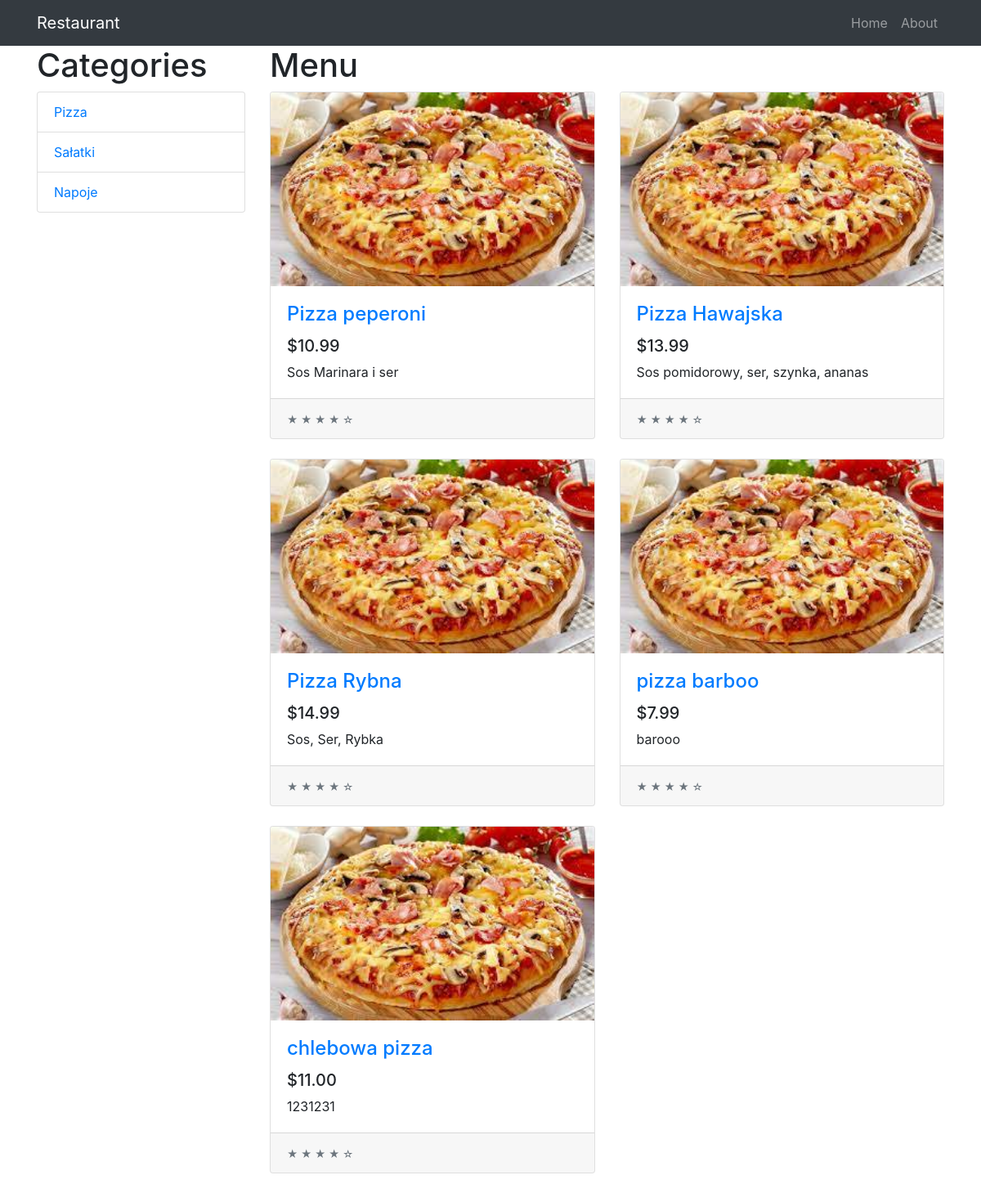
Page /menu/dishes/1 on the committed database.
### menu/models.py (models this page shows, shortened)
class Category(models.Model):
    name = models.CharField(max_length=200)
    description = models.TextField(max_length=500, default="")
    class Meta:
        verbose_name_plural = "Categories"

class Dish(models.Model):
    name = models.CharField(max_length=200)
    description = models.TextField(max_length=500, default="")
    price = models.DecimalField(max_digits=10, decimal_places=2, default=0)
    pub_date = models.DateTimeField(auto_now=True)
    category = models.ForeignKey(Category, blank=True, null=True, on_delete=models.SET_NULL)
    image = models.ImageField(default="")
    class Meta:
        verbose_name_plural = "Dishes"

### menu/views.py (the view)
# urls.py: path("dishes/<int:category_id>", views.dishes_by_category, name="dishes_by_category"),
def dishes_by_category(request, category_id):
    categories = Category.objects.all()
    category = Category.objects.get(id=category_id)
    my_dishes = Dish.objects.filter(category=category)
    ctx = {
        "categories" :categories,
        "dishes": my_dishes,
    }
    return render(request, "menu.html", ctx)

### menu/templates/menu.html
{% extends 'base.html' %}
{% block content %}
        <div class="col-lg-3">
            <h1>Categories</h1>
            <div class="list-group">
                {% for category in categories %}
                <a href="{% url 'dishes_by_category' category.id %}" class="list-group-item">{{ category.name }}</a>
                {% endfor %}
            </div>
        </div>
        <div class="col-lg-9">
            <div class="row">
                <div class="col-lg-12">
                    <h1>Menu</h1>
                </div>
                {% for dish in dishes %}
                <div class="col-lg-6 col-md-6 mb-4">
                    <div class="card h-100">
                        <a href="#"><img class="card-img-top" src="{{ dish.image.url }}" alt=""></a>
                        <div class="card-body">
                            <h4 class="card-title">
                                <a href="#">{{ dish.name }}</a>
                            </h4>
                            <h5>${{dish.price}}</h5>
                            <p class="card-text">{{dish.description}}</p>
                        </div>
                        <div class="card-footer">
                            <small class="text-muted">&#9733; &#9733; &#9733; &#9733; &#9734;</small>
                        </div>
                    </div>
                </div>
                {% endfor %}
{% endblock %}

### rows in the picture
Category: name "Pizza"
Category: name "Sałatki"
Category: name "Napoje"
Dish: image (picture), name "Pizza peperoni", price "10.99", description "Sos Marinara i ser"
Dish: image (picture), name "Pizza Hawajska", price "13.99", description "Sos pomidorowy, ser, szynka, ananas"
Dish: image (picture), name "Pizza Rybna", price "14.99", description "Sos, Ser, Rybka"
Dish: image (picture), name "pizza barboo", price "7.99", description "barooo"
Dish: image (picture), name "chlebowa pizza", price "11.00", description "1231231"
